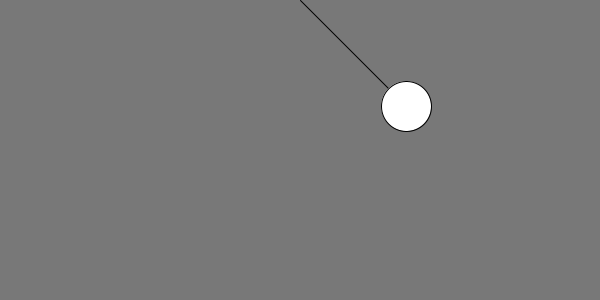
Frame 1 (no input)
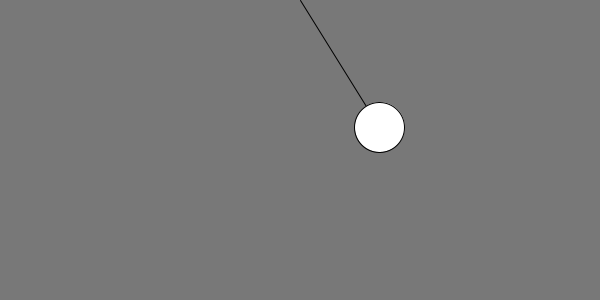
Frame 60 (the mouse pressed at the canvas centre just before this capture)
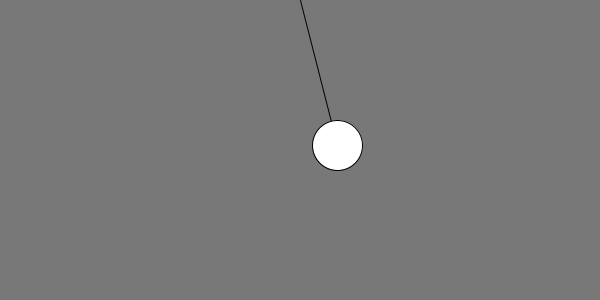
Frame 120 (the mouse held since frame 60 and released just before this capture)

The Processing sketch that drew these frames (run headless with seeded random() and noise(); from frame 60 on, the mouse is pressed at the canvas centre):

// Processing sketch: pendulum
// ── pendulum.pde
object pendBall;

void setup(){
  size(600,300);
  pendBall = new object(width/2,height/2,10);
}

void draw(){
  background(120);
  pendBall.update();
  pendBall.display();
}

// ── object.pde
class object {
PVector origin;
PVector pos;
float mass;
float angle = PI/4;
float aAcc;
float aVel;
float length;
//this function takes the power as an int because
//i dont want it to work with floats xD
  float powerOf(float num, int power){
    float number = num;
    for(int i = 1; i < power; i++){
      number = number * num;
    }
//this code block is because otherwise negative squaroot
    if(number < 0){
      return -number;
    }else {
      return number;
    }
//-------------------------------------------------------
  }

  object(float x, float y, float m) {
    mass = m;
    pos = new PVector(x,y);
    origin = new PVector(width/2,0);
    length = sqrt(powerOf(pos.x-origin.x,2) + powerOf(origin.y-pos.y,2));
    println(length);
  }

  void update() {
    pos.x = origin.x + length * sin(angle);
    pos.y = origin.y + length * cos(angle);
    aAcc = -0.01 * sin(angle);
    angle += aVel;
    aVel += aAcc;
    aVel *= 0.988;
  }

  void display() {
    line(origin.x, origin.y, pos.x, pos.y);
    ellipse(pos.x, pos.y, 50, 50);
  }
}
